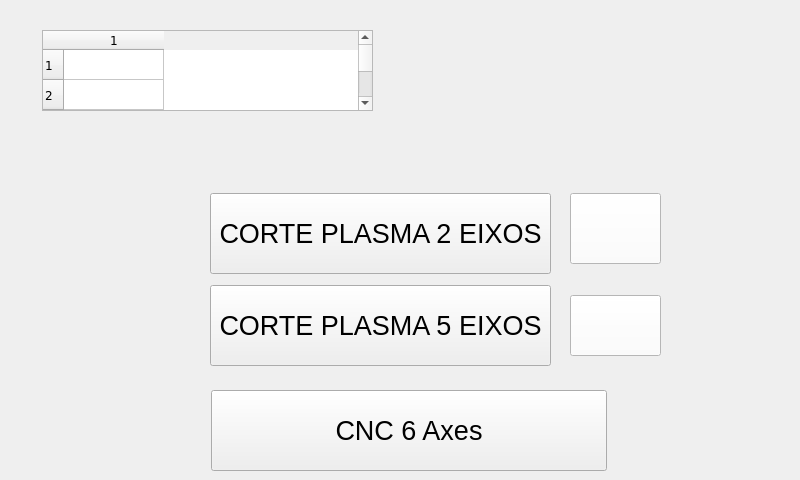
<?xml version="1.0" encoding="UTF-8"?>
<ui version="4.0">
 <class>Form</class>
 <widget class="QWidget" name="Form">
  <property name="geometry">
   <rect>
    <x>0</x>
    <y>0</y>
    <width>800</width>
    <height>480</height>
   </rect>
  </property>
  <property name="windowTitle">
   <string>Form</string>
  </property>
  <property name="TopPage" stdset="0">
   <cstring></cstring>
  </property>
  <property name="Resizeable" stdset="0">
   <bool>false</bool>
  </property>
  <widget class="QHmiLinkPage" name="tela_2d">
   <property name="geometry">
    <rect>
     <x>210</x>
     <y>193</y>
     <width>341</width>
     <height>81</height>
    </rect>
   </property>
   <property name="font">
    <font>
     <pointsize>20</pointsize>
    </font>
   </property>
   <property name="styleSheet">
    <string>font: 20pt &quot;MS Shell Dlg 2&quot;;
</string>
   </property>
   <property name="text">
    <string>CORTE PLASMA 2 EIXOS</string>
   </property>
   <property name="destinationPage">
    <cstring>default_corte2d.ui</cstring>
   </property>
   <property name="action">
    <enum>QHmiLinkPage::jumpOnly</enum>
   </property>
   <property name="PasswordLevel" stdset="0">
    <number>0</number>
   </property>
   <property name="Hide" stdset="0">
    <bool>true</bool>
   </property>
   <property name="Align left" stdset="0">
    <bool>false</bool>
   </property>
  </widget>
  <widget class="QHmiButton" name="bt_2d">
   <property name="geometry">
    <rect>
     <x>570</x>
     <y>193</y>
     <width>91</width>
     <height>71</height>
    </rect>
   </property>
   <property name="styleSheet">
    <string notr="true">background-color: rgb(255, 255, 255);</string>
   </property>
   <property name="text">
    <string notr="true"/>
   </property>
   <property name="icon">
    <iconset>
     <normaloff>../res/unchecked.png</normaloff>
     <normalon>../res/checked.png</normalon>
     <disabledoff>../res/unchecked.png</disabledoff>
     <disabledon>../res/checked.png</disabledon>
     <activeoff>../res/unchecked.png</activeoff>
     <selectedoff>../res/unchecked.png</selectedoff>../res/unchecked.png</iconset>
   </property>
   <property name="iconSize">
    <size>
     <width>48</width>
     <height>48</height>
    </size>
   </property>
   <property name="PasswordLevel" stdset="0">
    <number>99</number>
   </property>
   <property name="Hide" stdset="0">
    <bool>true</bool>
   </property>
   <property name="Align left" stdset="0">
    <bool>false</bool>
   </property>
  </widget>
  <widget class="QHmiLinkPage" name="tela_6d">
   <property name="geometry">
    <rect>
     <x>210</x>
     <y>285</y>
     <width>341</width>
     <height>81</height>
    </rect>
   </property>
   <property name="font">
    <font>
     <pointsize>20</pointsize>
    </font>
   </property>
   <property name="styleSheet">
    <string>font: 20pt &quot;MS Shell Dlg 2&quot;;
</string>
   </property>
   <property name="text">
    <string>CORTE PLASMA 5 EIXOS</string>
   </property>
   <property name="destinationPage">
    <cstring>default_corte_6axes.ui</cstring>
   </property>
   <property name="PasswordLevel" stdset="0">
    <number>0</number>
   </property>
   <property name="Hide" stdset="0">
    <bool>true</bool>
   </property>
   <property name="Align left" stdset="0">
    <bool>false</bool>
   </property>
  </widget>
  <widget class="QHmiButton" name="bt_6d">
   <property name="geometry">
    <rect>
     <x>570</x>
     <y>295</y>
     <width>91</width>
     <height>61</height>
    </rect>
   </property>
   <property name="styleSheet">
    <string notr="true">background-color: rgb(255, 255, 255);</string>
   </property>
   <property name="text">
    <string notr="true"/>
   </property>
   <property name="icon">
    <iconset>
     <normaloff>../res/unchecked.png</normaloff>
     <normalon>../res/checked.png</normalon>
     <disabledoff>../res/unchecked.png</disabledoff>
     <disabledon>../res/checked.png</disabledon>
     <activeoff>../res/unchecked.png</activeoff>
     <selectedoff>../res/unchecked.png</selectedoff>../res/unchecked.png</iconset>
   </property>
   <property name="iconSize">
    <size>
     <width>48</width>
     <height>48</height>
    </size>
   </property>
   <property name="arrowType">
    <enum>Qt::NoArrow</enum>
   </property>
   <property name="PasswordLevel" stdset="0">
    <number>0</number>
   </property>
   <property name="Hide" stdset="0">
    <bool>true</bool>
   </property>
   <property name="Align left" stdset="0">
    <bool>false</bool>
   </property>
  </widget>
  <widget class="QLabel" name="label_6">
   <property name="geometry">
    <rect>
     <x>170</x>
     <y>50</y>
     <width>531</width>
     <height>151</height>
    </rect>
   </property>
   <property name="font">
    <font>
     <family>DejaVu Sans</family>
     <pointsize>30</pointsize>
    </font>
   </property>
   <property name="styleSheet">
    <string notr="true"/>
   </property>
   <property name="text">
    <string/>
   </property>
   <property name="pixmap">
    <pixmap>../res/Grupo Gradiente.png</pixmap>
   </property>
   <property name="scaledContents">
    <bool>true</bool>
   </property>
   <property name="alignment">
    <set>Qt::AlignCenter</set>
   </property>
   <property name="PasswordLevel" stdset="0">
    <number>0</number>
   </property>
   <property name="Hide" stdset="0">
    <bool>true</bool>
   </property>
  </widget>
  <widget class="QHmiAlarms" name="qHmiAlarms_2">
   <property name="geometry">
    <rect>
     <x>42</x>
     <y>30</y>
     <width>331</width>
     <height>81</height>
    </rect>
   </property>
   <property name="font">
    <font>
     <family>DejaVu Sans</family>
    </font>
   </property>
   <property name="styleSheet">
    <string>font: 9pt &quot;DejaVu Sans&quot;;
</string>
   </property>
   <property name="rowCount">
    <number>42</number>
   </property>
   <property name="simple_text" stdset="0">
    <bool>false</bool>
   </property>
   <property name="PasswordLevel" stdset="0">
    <number>999</number>
   </property>
   <property name="Hide" stdset="0">
    <bool>true</bool>
   </property>
   <row/>
   <row/>
   <row/>
   <row/>
   <row/>
   <row/>
   <row/>
   <row/>
   <row/>
   <row/>
   <row/>
   <row/>
   <row/>
   <row/>
   <row/>
   <row/>
   <row/>
   <row/>
   <row/>
   <row/>
   <row/>
   <row/>
   <row/>
   <row/>
   <row/>
   <row/>
   <row/>
   <row/>
   <row/>
   <row/>
   <row/>
   <row/>
   <row/>
   <row/>
   <row/>
   <row/>
   <row/>
   <row/>
   <row/>
   <row/>
   <row/>
   <row/>
   <column/>
   <item row="0" column="0">
    <property name="font">
     <font>
      <family>DejaVu Sans</family>
     </font>
    </property>
   </item>
   <item row="1" column="0">
    <property name="font">
     <font>
      <family>DejaVu Sans</family>
     </font>
    </property>
   </item>
   <item row="2" column="0">
    <property name="font">
     <font>
      <family>DejaVu Sans</family>
     </font>
    </property>
   </item>
   <item row="3" column="0">
    <property name="font">
     <font>
      <family>DejaVu Sans</family>
     </font>
    </property>
   </item>
   <item row="4" column="0">
    <property name="font">
     <font>
      <family>DejaVu Sans</family>
     </font>
    </property>
   </item>
   <item row="5" column="0">
    <property name="font">
     <font>
      <family>DejaVu Sans</family>
     </font>
    </property>
   </item>
   <item row="6" column="0">
    <property name="font">
     <font>
      <family>DejaVu Sans</family>
     </font>
    </property>
   </item>
   <item row="7" column="0">
    <property name="font">
     <font>
      <family>DejaVu Sans</family>
     </font>
    </property>
   </item>
   <item row="8" column="0">
    <property name="font">
     <font>
      <family>DejaVu Sans</family>
     </font>
    </property>
   </item>
   <item row="9" column="0">
    <property name="font">
     <font>
      <family>DejaVu Sans</family>
     </font>
    </property>
   </item>
   <item row="10" column="0">
    <property name="font">
     <font>
      <family>DejaVu Sans</family>
     </font>
    </property>
   </item>
   <item row="11" column="0">
    <property name="font">
     <font>
      <family>DejaVu Sans</family>
     </font>
    </property>
   </item>
   <item row="12" column="0">
    <property name="font">
     <font>
      <family>DejaVu Sans</family>
     </font>
    </property>
   </item>
   <item row="13" column="0">
    <property name="font">
     <font>
      <family>DejaVu Sans</family>
     </font>
    </property>
   </item>
   <item row="14" column="0">
    <property name="font">
     <font>
      <family>DejaVu Sans</family>
     </font>
    </property>
   </item>
   <item row="15" column="0">
    <property name="font">
     <font>
      <family>DejaVu Sans</family>
     </font>
    </property>
   </item>
   <item row="16" column="0">
    <property name="font">
     <font>
      <family>DejaVu Sans</family>
     </font>
    </property>
   </item>
   <item row="17" column="0">
    <property name="font">
     <font>
      <family>DejaVu Sans</family>
     </font>
    </property>
   </item>
   <item row="18" column="0">
    <property name="font">
     <font>
      <family>DejaVu Sans</family>
     </font>
    </property>
   </item>
   <item row="19" column="0">
    <property name="font">
     <font>
      <family>DejaVu Sans</family>
     </font>
    </property>
   </item>
   <item row="20" column="0">
    <property name="font">
     <font>
      <family>DejaVu Sans</family>
     </font>
    </property>
   </item>
   <item row="21" column="0">
    <property name="font">
     <font>
      <family>DejaVu Sans</family>
     </font>
    </property>
   </item>
   <item row="22" column="0">
    <property name="font">
     <font>
      <family>DejaVu Sans</family>
     </font>
    </property>
   </item>
   <item row="23" column="0">
    <property name="font">
     <font>
      <family>DejaVu Sans</family>
     </font>
    </property>
   </item>
   <item row="24" column="0">
    <property name="font">
     <font>
      <family>DejaVu Sans</family>
     </font>
    </property>
   </item>
   <item row="25" column="0">
    <property name="font">
     <font>
      <family>DejaVu Sans</family>
     </font>
    </property>
   </item>
   <item row="26" column="0">
    <property name="font">
     <font>
      <family>DejaVu Sans</family>
     </font>
    </property>
   </item>
   <item row="27" column="0">
    <property name="font">
     <font>
      <family>DejaVu Sans</family>
     </font>
    </property>
   </item>
   <item row="28" column="0">
    <property name="font">
     <font>
      <family>DejaVu Sans</family>
     </font>
    </property>
   </item>
   <item row="29" column="0">
    <property name="font">
     <font>
      <family>DejaVu Sans</family>
     </font>
    </property>
   </item>
   <item row="30" column="0">
    <property name="font">
     <font>
      <family>DejaVu Sans</family>
     </font>
    </property>
   </item>
   <item row="31" column="0">
    <property name="font">
     <font>
      <family>DejaVu Sans</family>
     </font>
    </property>
   </item>
   <item row="32" column="0">
    <property name="font">
     <font>
      <family>DejaVu Sans</family>
     </font>
    </property>
   </item>
   <item row="33" column="0">
    <property name="font">
     <font>
      <family>DejaVu Sans</family>
     </font>
    </property>
   </item>
   <item row="34" column="0">
    <property name="font">
     <font>
      <family>DejaVu Sans</family>
     </font>
    </property>
   </item>
   <item row="35" column="0">
    <property name="font">
     <font>
      <family>DejaVu Sans</family>
     </font>
    </property>
   </item>
   <item row="36" column="0">
    <property name="font">
     <font>
      <family>DejaVu Sans</family>
     </font>
    </property>
   </item>
   <item row="37" column="0">
    <property name="font">
     <font>
      <family>DejaVu Sans</family>
     </font>
    </property>
   </item>
   <item row="38" column="0">
    <property name="font">
     <font>
      <family>DejaVu Sans</family>
     </font>
    </property>
   </item>
   <item row="39" column="0">
    <property name="font">
     <font>
      <family>DejaVu Sans</family>
     </font>
    </property>
   </item>
   <item row="40" column="0">
    <property name="font">
     <font>
      <family>DejaVu Sans</family>
     </font>
    </property>
   </item>
   <item row="41" column="0">
    <property name="font">
     <font>
      <family>DejaVu Sans</family>
     </font>
    </property>
   </item>
  </widget>
  <widget class="QHmiLinkPage" name="tela_6d_2">
   <property name="geometry">
    <rect>
     <x>211</x>
     <y>390</y>
     <width>396</width>
     <height>81</height>
    </rect>
   </property>
   <property name="font">
    <font>
     <pointsize>20</pointsize>
    </font>
   </property>
   <property name="styleSheet">
    <string>font: 20pt &quot;MS Shell Dlg 2&quot;;
</string>
   </property>
   <property name="text">
    <string>CNC 6 Axes</string>
   </property>
   <property name="destinationPage">
    <cstring>default_800x480.ui</cstring>
   </property>
   <property name="PasswordLevel" stdset="0">
    <number>0</number>
   </property>
   <property name="Hide" stdset="0">
    <bool>true</bool>
   </property>
   <property name="Align left" stdset="0">
    <bool>false</bool>
   </property>
  </widget>
 </widget>
 <customwidgets>
  <customwidget>
   <class>QHmiLinkPage</class>
   <extends>QToolButton</extends>
   <header>QHmiLinkPage.h</header>
  </customwidget>
  <customwidget>
   <class>QHmiButton</class>
   <extends>QToolButton</extends>
   <header>qhmibutton.h</header>
  </customwidget>
  <customwidget>
   <class>QHmiAlarms</class>
   <extends>QTableWidget</extends>
   <header>qhmialarms.h</header>
  </customwidget>
 </customwidgets>
 <resources/>
 <connections/>
</ui>
